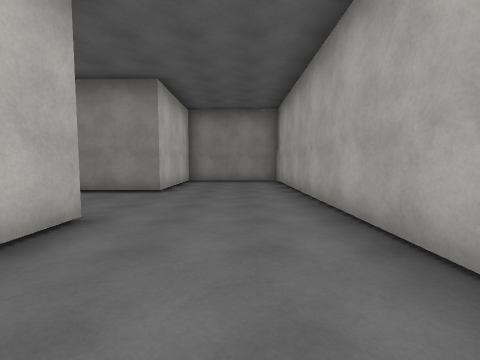
view 1 (above)

20 first-person views from a walk through a Unity game level. The camera is 1.4 m above the floor, tilts 4° down and sees 90° across. The floor is counted in squares, 1.8 m on a side. Each view is taken from the middle of a square. On the plan, view 1 faces up. The plan holds only what a view shows up to about 9 squares ahead; the rest is blank. The place goes on beyond the plan. The player is left out. Surface patterns are stand-ins for the level's own textures.

view 2
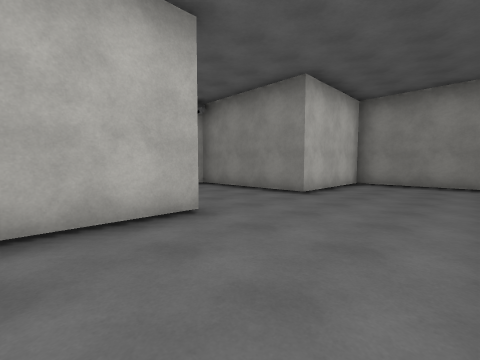

view 3
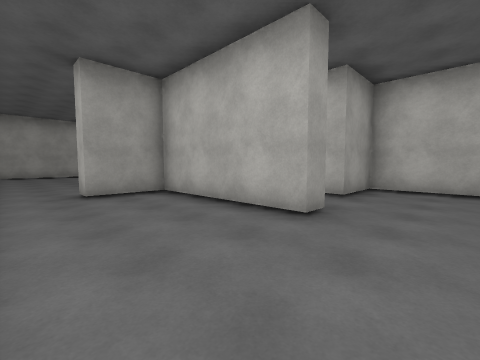

view 4
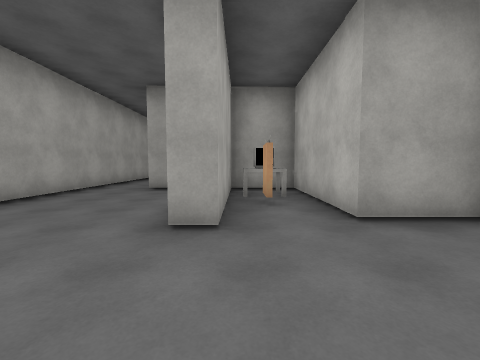

view 5
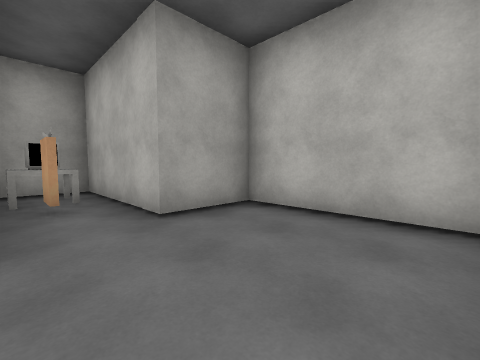

view 6
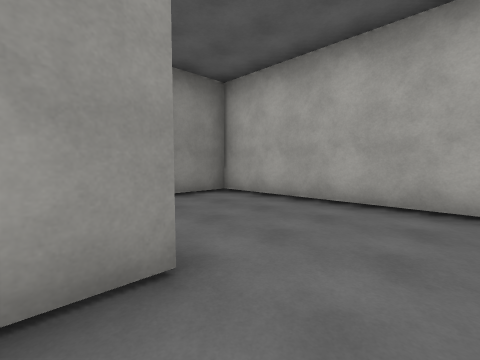

view 7
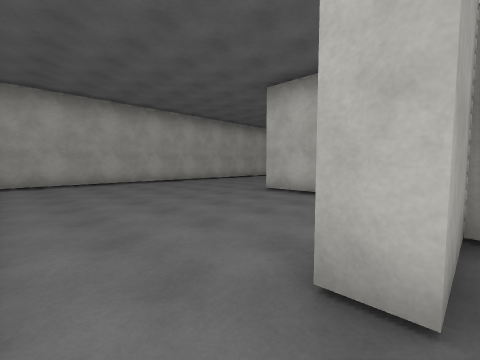

view 8
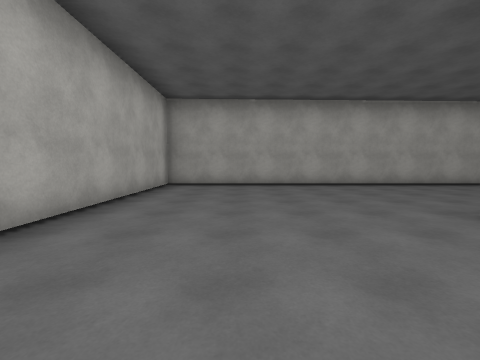

view 9
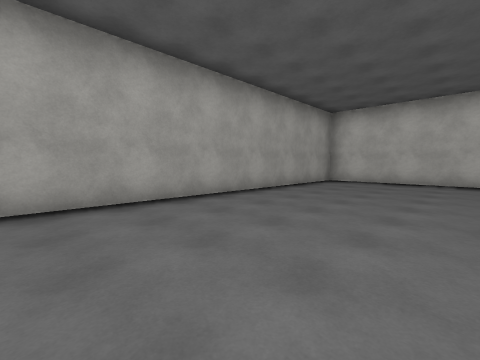

view 10
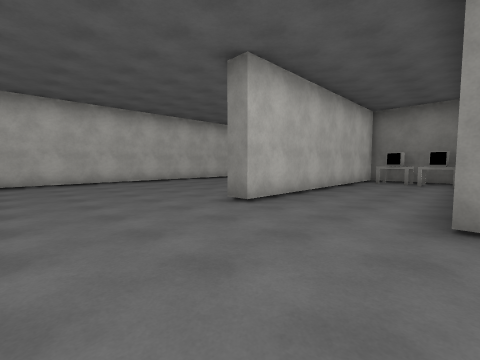

view 11
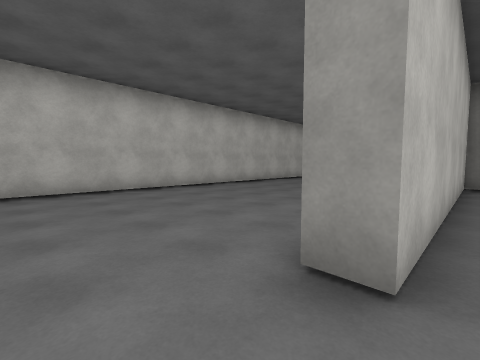

view 12
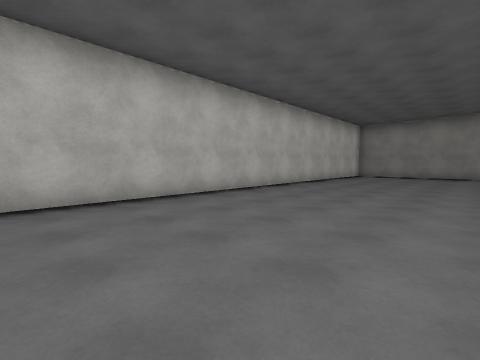

view 13
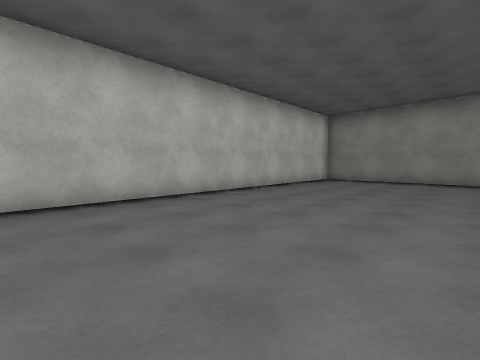

view 14
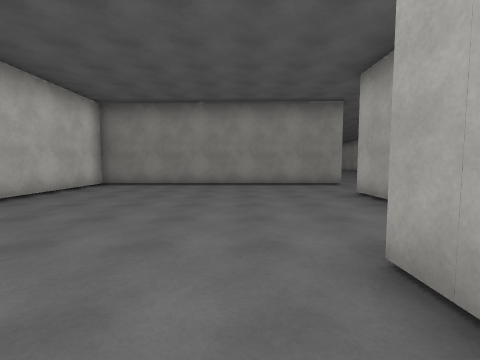

view 15
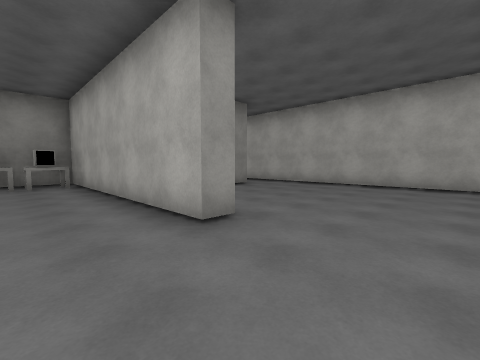

view 16
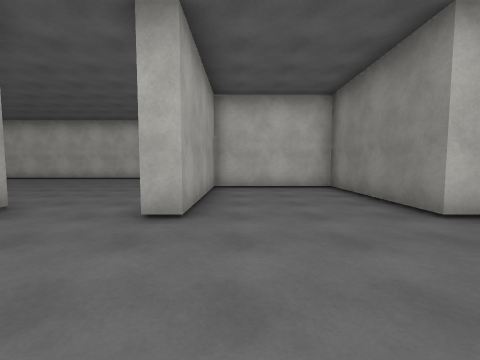

view 17
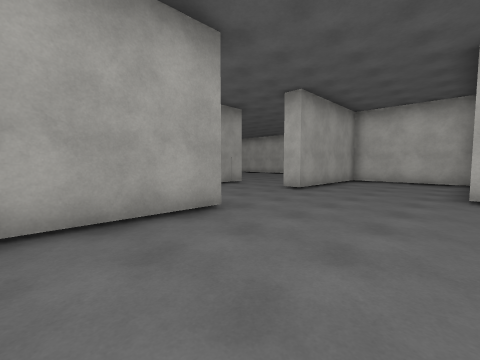

view 18
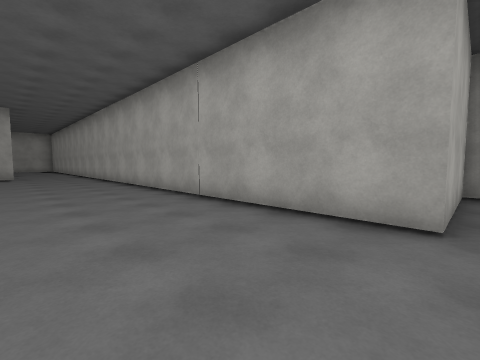

view 19
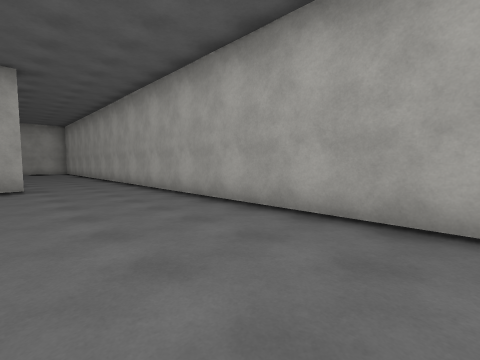

view 20
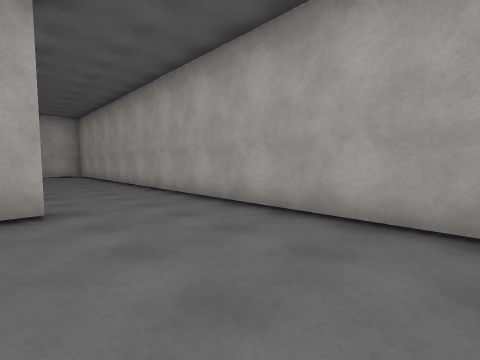

### Floor plan
Ten units are one square. View 1 is at (0, 0); x grows to the right and y downward. Boxes are objects, and circles mark ways between rooms. Rooms are numbered by the first view taken in them; rooms with no view inside come last. Other rooms are left out.
<svg viewBox="-154 -150 324 260">
<path fill="none" stroke="#000" d="M-35 -18 -35 -9M-28 11 -28 -32 -22 -32 -22 11 -3 11M16 5 16 -102 -22 -102 -22 -65 -65 -65 -65 -28 -46 -28 -46 11M-46 39 -46 55 -52 55 -52 -22M-89 -20 -89 -29M-79 -22 -83 -22 -83 55 -90 55M-3 11 -3 17 -10 17M-70 -58 -70 -71M-132 105 16 105 16 5M-65 -96 -149 -96 -149 91M-28 -70 -28 -108 165 -108M113 -135 113 -141M-65 -145 -65 -139 -107 -139 -107 -102 -65 -102 -65 -96"/>
<rect x="-75" y="-15" width="10" height="10" fill="#bbb"><title>desk</title></rect>
<rect x="-75" y="-25" width="10" height="10" fill="#bbb"><title>other object</title></rect>
<rect x="-65" y="-15" width="10" height="10" fill="#bbb"><title>desk</title></rect>
<rect x="-65" y="-25" width="10" height="10" fill="#bbb"><title>other object</title></rect>
<circle cx="5" cy="10" r="3" fill="#2a7"/>
<circle cx="-70" cy="-85" r="3" fill="#2a7"/>
<text x="-20" y="-40">1</text>
<text x="-80" y="20">2</text>
<text x="30" y="-120">3</text>
</svg>
Room 1 opens to room 2. Room 2 opens to room 3.

Where each view was taken, in squares from view 1:
view 1: 0 up, 0 right, facing up
view 2: 1 up, 1 right, facing up-left
view 3: 5 up, 1 right, facing down-left
view 4: 6 up, 3 left, facing down
view 5: 6 up, 3 left, facing down-left
view 6: 5 up, 3 left, facing up-right
view 7: 1 down, 1 right, facing down-left
view 8: 2 down, 1 left, facing down
view 9: 6 down, 5 left, facing down-left
view 10: 9 down, 5 left, facing up-left
view 11: 7 down, 8 left, facing up-left
view 12: 5 down, 10 left, facing up-left
view 13: 1 down, 10 left, facing up-left
view 14: 1 up, 10 left, facing up
view 15: 8 down, 7 left, facing up-right
view 16: 11 up, 3 left, facing left
view 17: 14 up, 0 right, facing down-left
view 18: 14 up, 3 left, facing down-right
view 19: 14 up, 3 right, facing down-right
view 20: 14 up, 7 right, facing down-right
